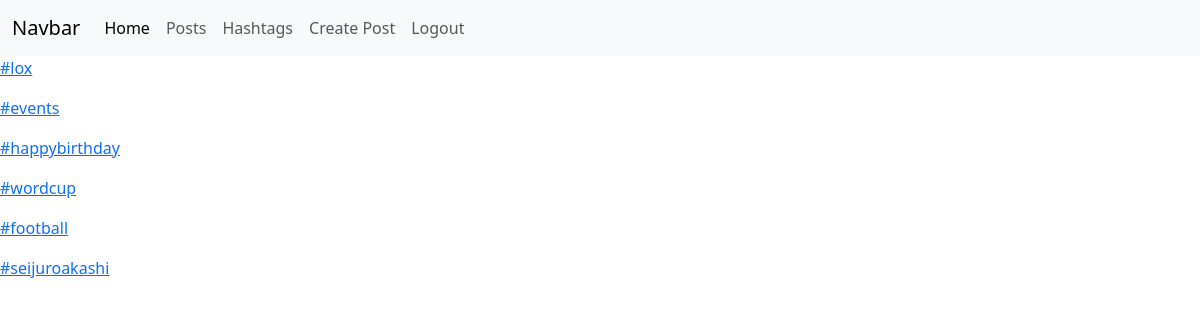
Page /hashtags/ on the committed database.
### posts/models.py (models this page shows)
class Hashtag(models.Model):
    title = models.CharField(max_length=55)

### posts/views.py (the view)
# urls.py: path('hashtags/', hashtags_view),
def hashtags_view(request):
    if request.method=='GET':
        hashtags = Hashtag.objects.all()
        context = {
            'hashtags': hashtags
        }
        return render(request, 'hashtags/index.html', context=context)

### templates/hashtags/index.html
{% extends 'layouts/index.html' %}
{% block content %}
    <div class='hashtags'>
        {% for  hashtag in hashtags  %}
            <div class='hashtag'>
                <p>
                    <a href='/posts/?hashtag_id={{hashtag.id}}'>{{hashtag.title}}</a>
                </p>
            </div>
        {% endfor %}
    </div>
{% endblock %}

### rows in the picture
Hashtag: title "#lox"
Hashtag: title "#events"
Hashtag: title "#happybirthday"
Hashtag: title "#wordcup"
Hashtag: title "#football"
Hashtag: title "#seijuroakashi"
